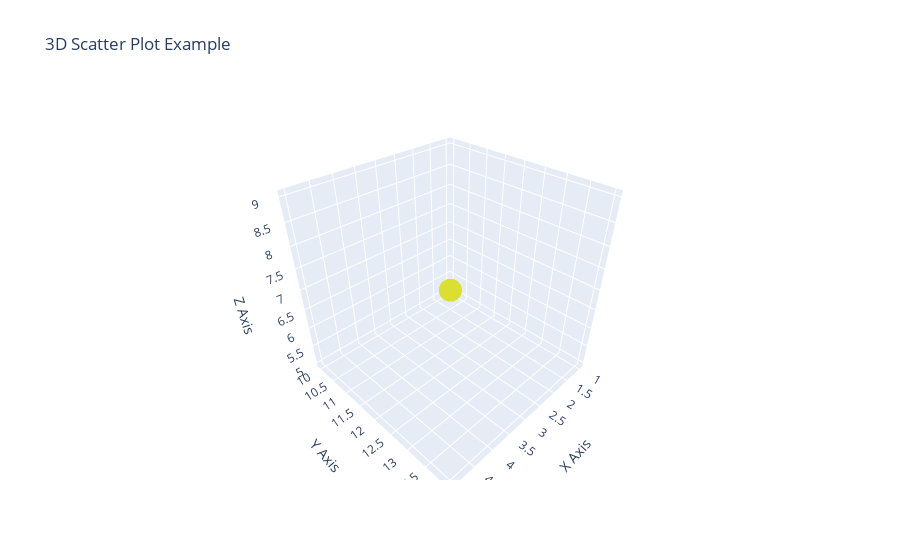

The code cell stored with this chart in its notebook:
### Code cell
# 13. Create a 3D scatter plot using Plotly

import plotly.graph_objects as go

# Sample data
x = [1, 2, 3, 4, 5]
y = [10, 11, 12, 13, 14]
z = [5, 6, 7, 8, 9]

# Create 3D scatter plot
fig = go.Figure(data=[go.Scatter3d(
    x=x,
    y=y,
    z=z,
    mode='markers',
    marker=dict(
        size=8,
        color=z,        # Color by z-value
        colorscale='Viridis',
        opacity=0.8
    )
)])

# Add layout details
fig.update_layout(
    title='3D Scatter Plot Example',
    scene=dict(
        xaxis_title='X Axis',
        yaxis_title='Y Axis',
        zaxis_title='Z Axis'
    )
)

# Show plot
fig.show()

### Figure 1 — Plotly figure (JSON) as saved in the notebook; plotly's stock layout.template omitted (floating-point values rounded to 4 significant figures)
{"data": [{"marker": {"color": [5, 6, 7, 8, 9], "colorscale": [[0, "#440154"], [0.1111, "#482878"], [0.2222, "#3e4989"], [0.3333, "#31688e"], [0.4444, "#26828e"], [0.5556, "#1f9e89"], [0.6667, "#35b779"], [0.7778, "#6ece58"], [0.8889, "#b5de2b"], [1, "#fde725"]], "opacity": 0.8, "size": 8}, "mode": "markers", "type": "scatter3d", "x": [1, 2, 3, 4, 5], "y": [10, 11, 12, 13, 14], "z": [5, 6, 7, 8, 9]}], "layout": {"scene": {"xaxis": {"title": {"text": "X Axis"}}, "yaxis": {"title": {"text": "Y Axis"}}, "zaxis": {"title": {"text": "Z Axis"}}}, "title": {"text": "3D Scatter Plot Example"}}}
